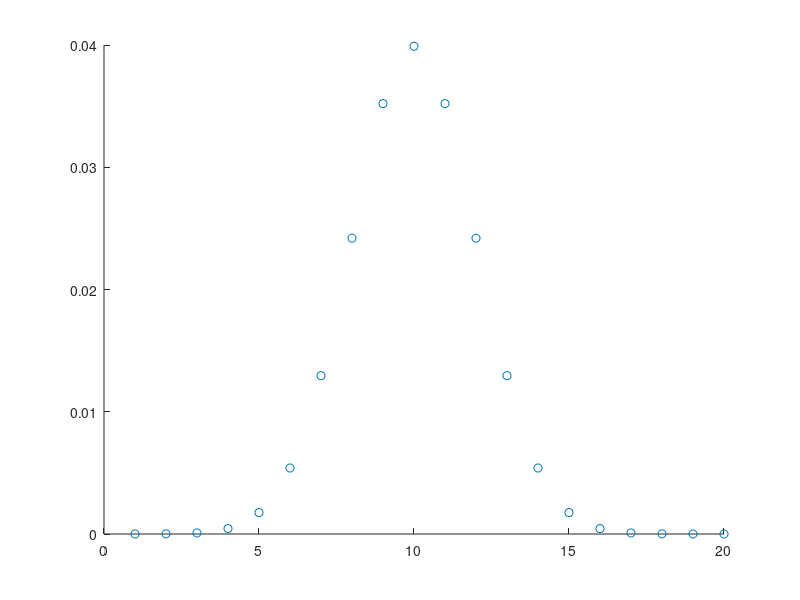

This chart was generated by the following MATLAB code:
clear; clc;
% Weight function such that sum weights = 1; 
sz1 = 5;
sz2 = 20;
sum = 0;
for i = 1:sz1
    for j = 1:sz2
        x = (j-sz2/2)/(sz2);
        weight(i,j) = (1/(0.1*sqrt(2*pi)))*exp(-0.5*(x/0.1)^2);
        sum = sum + weight(i,j);
    end;
end;

scatter(1:1:20,weight(1,:)/sum);